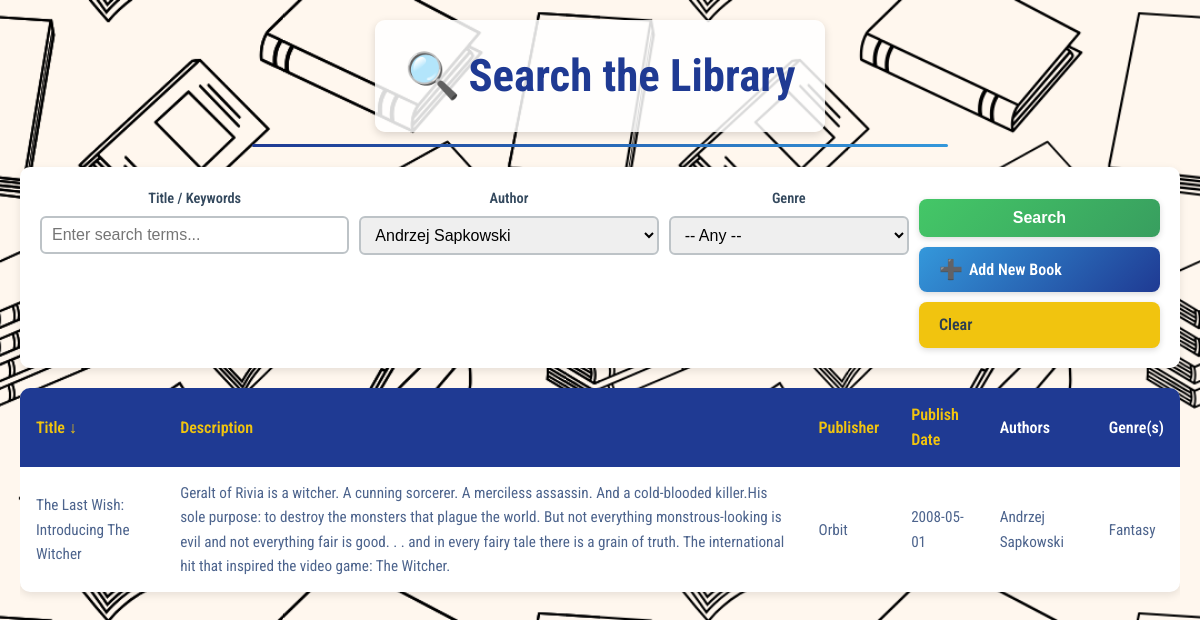
The page /search?title=&author_id=1&category_id=&sort_by=title&sort_dir=desc on the database its author committed.
### tables this page shows
CREATE TABLE Books (
    BookID INTEGER PRIMARY KEY,
    title TEXT,
    ean_isbn13 TEXT,
    upc_isbn10 TEXT,
    description TEXT,
    publisher TEXT,
    publish_date TEXT,
    page_length INTEGER
);

### app.py (the view)
@app.route("/search", methods=["GET"])
def search():
    title_query     = request.args.get("title", "").strip()
    author_id_str   = request.args.get("author_id", "").strip()
    category_id_str = request.args.get("category_id", "").strip()
    sort_by         = request.args.get("sort_by",   "").strip()
    sort_dir        = request.args.get("sort_dir",  "").strip().lower()  # expect "asc" or "desc"
    authors    = fetch_all_authors()
    categories = fetch_all_categories()
    where_clauses = []
    params        = []
    if title_query:
        where_clauses.append("(b.title LIKE ? OR b.description LIKE ?)")
        like_pattern = f"%{title_query}%"
        params.extend([like_pattern, like_pattern])
    if author_id_str.isdigit():
        where_clauses.append("ba.AuthorID = ?")
        params.append(int(author_id_str))
    if category_id_str.isdigit():
        where_clauses.append("bc.CategoryID = ?")
        params.append(int(category_id_str))
    base_query = """
        SELECT
            b.BookID,
            b.title,
            b.ean_isbn13,
            b.upc_isbn10,
            b.description,
            b.publisher,
            b.publish_date,
            GROUP_CONCAT(DISTINCT a.FullName)       AS Authors,
            GROUP_CONCAT(DISTINCT c.CategoryName)   AS Categories
        FROM Books b
        LEFT JOIN BookAuthors ba       ON ba.BookID = b.BookID
        LEFT JOIN Authors a           ON a.AuthorID = ba.AuthorID
        LEFT JOIN BookCategories bc   ON bc.BookID = b.BookID
        LEFT JOIN Categories c        ON c.CategoryID = bc.CategoryID
    """
    valid_sort_columns = {"title", "description", "publisher", "publish_date"}
    if sort_by not in valid_sort_columns:
        sort_by = "title"
    if sort_dir not in {"asc", "desc"}:
        sort_dir = "asc"
    if where_clauses:
        sql = (
            base_query
            + " WHERE " + " AND ".join(where_clauses)
            + f" GROUP BY b.BookID ORDER BY b.{sort_by} {sort_dir.upper()};"
        )
    else:
        sql = base_query + f" GROUP BY b.BookID ORDER BY b.{sort_by} {sort_dir.upper()};"
    print("=== DEBUG SQL ===")
    print(sql)
    print("=== DEBUG PARAMS ===")
    print(params)
    results = []
    if title_query or author_id_str.isdigit() or category_id_str.isdigit():
        conn   = get_db_connection()
        cursor = conn.cursor()
        cursor.execute(sql, params)
        fetched = cursor.fetchall()
        results = [dict(row) for row in fetched]  # Convert Row to dict
        print("=== DEBUG RESULTS ROWCOUNT ===", len(results))
        cursor.close()
        conn.close()
    return render_template(
        "search.html",
        authors=authors,
        categories=categories,
        results=results,
        form_data={
            "title":       title_query,
            "author_id":   author_id_str,
            "category_id": category_id_str,
            "sort_by":     sort_by,
            "sort_dir":    sort_dir
        }
    )

### app.py (called while the page is built)
def get_db_connection():
    conn = sqlite3.connect(DB_FILE)
    conn.row_factory = sqlite3.Row
    return conn

def fetch_all_authors():
    conn = get_db_connection()
    cur = conn.cursor()
    cur.execute("SELECT AuthorID, FullName FROM Authors ORDER BY FullName;")
    rows = cur.fetchall()
    cur.close()
    conn.close()
    return [(row["AuthorID"], row["FullName"]) for row in rows]

def fetch_all_categories():
    conn = get_db_connection()
    cur = conn.cursor()
    cur.execute("""
        SELECT c.CategoryID, c.CategoryName
          FROM Categories c
          JOIN BookCategories bc ON bc.CategoryID = c.CategoryID
         GROUP BY c.CategoryID
         ORDER BY c.CategoryName;
    """)
    rows = cur.fetchall()
    cur.close()
    conn.close()
    return [(row["CategoryID"], row["CategoryName"]) for row in rows]

### templates/search.html (shortened to what this page needs)
{% extends "layout.html" %}
{% block content %}
  <form class="search-form" method="get" action="{{ url_for('search') }}">
    <div>
      <label for="title">Title / Keywords</label>
      <input
        type="text"
        name="title"
        id="title"
        value="{{ form_data.title }}"
        placeholder="Enter search terms..."
      />
    </div>
    <div>
      <label for="author_id">Author</label>
      <select name="author_id" id="author_id">
        {% for auth in authors %}
          {% set selected = "selected" if form_data.author_id == auth[0]|string else "" %}
          <option value="{{ auth[0] }}" {{ selected }}>{{ auth[1] }}</option>
        {% endfor %}
      </select>
    </div>
    <div>
      <label for="category_id">Genre</label>
      <select name="category_id" id="category_id">
        <option value="">-- Any --</option>
      </select>
    </div>
    <div class="button-row">
      <button type="submit" class="btn-search">Search</button>
      <a
        href="{{ url_for('add') }}"
        class="btn-add"
        style="display: inline-flex; align-items: center; gap: 6px;"
      >
        <span style="font-size: 1.2rem; line-height: 1;">➕</span>
        <span>Add New Book</span>
      </a>
      <a href="{{ url_for('search') }}" class="btn-clear">Clear</a>
    </div>
  </form>
  {% if results %}
    <div class="results-wrapper">
      <table>
        <thead>
          <tr>
            {% set toggle_dir = "asc" if form_data.sort_dir == "desc" else "desc" %}
            <th>
              <a
                href="{{ url_for('search',
                                  title=form_data.title,
                                  author_id=form_data.author_id,
                                  category_id=form_data.category_id,
                                  sort_by='title',
                                  sort_dir=( 'asc'
                                              if form_data.sort_by != 'title'
                                                 or form_data.sort_dir == 'desc'
                                              else 'desc' ) ) }}"
              >
                Title
                {% if form_data.sort_by == 'title' %}
                  {{ '↑' if form_data.sort_dir == 'asc' else '↓' }}
                {% endif %}
              </a>
            </th>
            <th>
              <a
                href="{{ url_for('search',
                                  title=form_data.title,
                                  author_id=form_data.author_id,
                                  category_id=form_data.category_id,
                                  sort_by='description',
                                  sort_dir=( 'asc'
                                              if form_data.sort_by != 'description'
                                                 or form_data.sort_dir == 'desc'
                                              else 'desc' ) ) }}"
              >
                Description
              </a>
            </th>
            <th>
              <a
                href="{{ url_for('search',
                                  title=form_data.title,
                                  author_id=form_data.author_id,
                                  category_id=form_data.category_id,
                                  sort_by='publisher',
                                  sort_dir=( 'asc'
                                              if form_data.sort_by != 'publisher'
                                                 or form_data.sort_dir == 'desc'
                                              else 'desc' ) ) }}"
              >
                Publisher
              </a>
            </th>
            <th>
              <a
                href="{{ url_for('search',
                                  title=form_data.title,
                                  author_id=form_data.author_id,
                                  category_id=form_data.category_id,
                                  sort_by='publish_date',
                                  sort_dir=( 'asc'
                                              if form_data.sort_by != 'publish_date'
                                                 or form_data.sort_dir == 'desc'
                                              else 'desc' ) ) }}"
              >
                Publish Date
              </a>
            </th>
            <th>Authors</th>
            <th>Genre(s)</th>
          </tr>
        </thead>
        <tbody>
          {% for row in results %}
            <tr>
              <td data-label="Title">{{ row["title"] }}</td>
              <td data-label="Description">{{ row["description"] or "" }}</td>
              <td data-label="Publisher">{{ row["publisher"] or "" }}</td>
              <td data-label="Publish Date">{{ row["publish_date"] or "" }}</td>
              <td data-label="Authors">{{ row["Authors"] or "" }}</td>
              <td data-label="Genre(s)">{{ row["Categories"] or "" }}</td>
            </tr>
          {% endfor %}
        </tbody>
      </table>
    </div>
  {% elif form_data.title or form_data.author_id or form_data.category_id %}
    <p class="no-results">No books matched your criteria.</p>
  {% endif %}
{% endblock %}

### rows shown on the page
Books: title "The Last Wish: Introducing The Witcher", description "Geralt of Rivia is a witcher. A cunning sorcerer. A merciless assassin. And a cold-blooded killer.His sole purpose: to destroy the monsters that plague the world. But not everything monstrous-looking is evil and not everything fair is good. . . and in every fairy tale there is a grain of truth. The international hit that inspired the video game: The Witcher.", publisher "Orbit", publish_date "2008-05-01", row "Andrzej Sapkowski", row "Fantasy"

### other values the page prints
{{ '↑' if form_data.sort_dir == 'asc' else '↓' }} "↓"
form field author_id "Andrzej Sapkowski"
